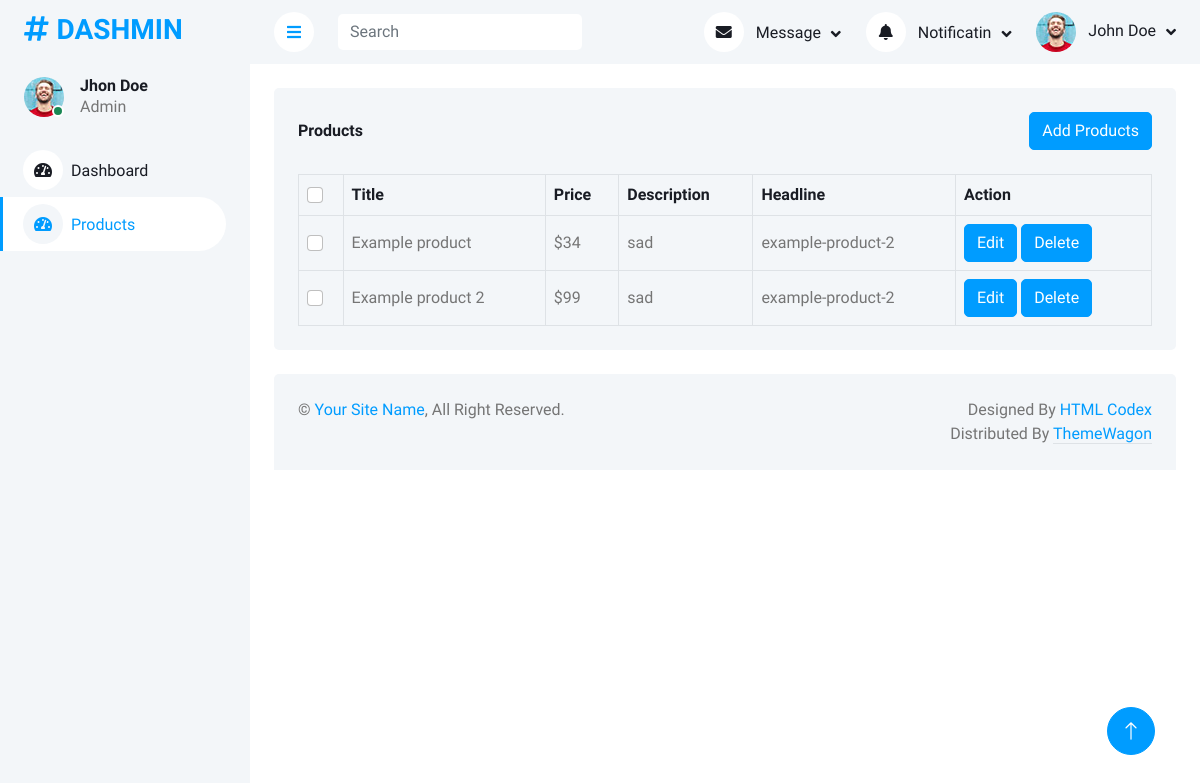
/admin/products.php (signed in), run on the app's committed database.
### tables this page shows
CREATE TABLE `products` (
  `id` int(11) NOT NULL,
  `ll_product_id` varchar(150) NOT NULL,
  `image` varchar(255) NOT NULL COMMENT 'Image Name',
  `product_name` varchar(150) DEFAULT NULL,
  `product_price` int(6) DEFAULT NULL,
  `product_headline` varchar(150) DEFAULT NULL,
  `products_detail` text DEFAULT NULL,
  `created_at` timestamp NULL DEFAULT NULL,
  `updated_at` timestamp NULL DEFAULT NULL ON UPDATE current_timestamp()
);

### admin/db/connection.php (called while the page is built, shortened)
<?php
function getDataFun($stmt)
{
    mysqli_stmt_execute($stmt);
    $result = mysqli_stmt_get_result($stmt);
    return mysqli_fetch_all($result, MYSQLI_ASSOC);
}
?>

### admin/products.php (the view, shortened to what this page needs)
<?php
include('db/connection.php');
?>
<!DOCTYPE html>
<html lang="en">
<head>
    <link href="https://cdnjs.cloudflare.com/ajax/libs/font-awesome/5.10.0/css/all.min.css" rel="stylesheet">
    <link href="https://cdn.jsdelivr.net/npm/bootstrap-icons@1.4.1/font/bootstrap-icons.css" rel="stylesheet">
    <link href="lib/owlcarousel/assets/owl.carousel.min.css" rel="stylesheet">
    <link href="lib/tempusdominus/css/tempusdominus-bootstrap-4.min.css" rel="stylesheet" />
    <link href="css/bootstrap.min.css" rel="stylesheet">
    <link href="css/style.css" rel="stylesheet">
</head>
<body>
    <div class="container-xxl position-relative bg-white d-flex p-0">
            <?php include('layouts/sidebar.php'); ?>
        <div class="content">
              <?php include('layouts/header.php'); ?>
            <div class="container-fluid pt-4 px-4">
                <div class="bg-light text-center rounded p-4">
                    <div class="d-flex align-items-center justify-content-between mb-4">
                        <h6 class="mb-0">Products</h6>
                        <button class="btn btn-primary" data-bs-toggle="modal" data-bs-target="#addProduct">
                          Add Products
                        </button>
                    </div>
                    <div class="table-responsive">
                      <?php
                        $sql = "SELECT * FROM products";
                        $stmt = mysqli_prepare($conn, $sql);
                        $products = getDataFun($stmt);
                      ?>
                        <table class="table text-start align-middle table-bordered table-hover mb-0">
                            <thead>
                                <tr class="text-dark">
                                    <th scope="col"><input class="form-check-input" type="checkbox"></th>
                                    <th scope="col">Title</th>
                                    <th scope="col">Price</th>
                                    <th scope="col">Description</th>
                                    <th scope="col">Headline</th>
                                    <th scope="col">Action</th>
                                </tr>
                            </thead>
                            <tbody>
                              <?php
                              if(empty($products)){?>
                              <tr>
                                <td colspan="6">
                                  <h4 class="text-center mb-0">No Products found..</h4>
                                </td>
                              </tr>
                              <?php  }else{?>
                                <?php
                                    foreach ($products as $product) { ?>
                                      <tr>
                                        <td><input class="form-check-input" name="select" value="<?php echo $product['id']; ?>" type="checkbox"></td>
                                        <td><?php echo $product['product_name']; ?></td>
                                        <td>$<?php echo $product['product_price']; ?></td>
                                        <td><?php echo $product['products_detail']; ?></td>
                                        <td><?php echo $product['product_headline']; ?></td>
                                        <td>
                                          <button class="btn btn-small btn-primary" data-bs-toggle="modal" data-bs-target="#editProduct" rel="<?php echo $product['id']; ?>">
                                            Edit
                                          </button>
                                          <button class="btn btn-small btn-primary" data-bs-toggle="modal" data-bs-target="#delProduct" rel="<?php echo $product['id']; ?>">
                                            Delete
                                          </button>
                                        </td>
                                      </tr>
                                  <?php } ?>
                              <?php   }?>
                            </tbody>
                        </table>
                    </div>
                </div>
            </div>
              <?php include('layouts/footer.php'); ?>
        </div>
        <a href="#" class="btn btn-lg btn-primary btn-lg-square back-to-top"><i class="bi bi-arrow-up"></i></a>
    </div>
</body>
</html>

### admin/css/style.css (style rules this page uses)
:root { --primary: #009CFF; --light: #F3F6F9; --dark: #191C24; }
.back-to-top { position: fixed; display: none; right: 45px; bottom: 45px; z-index: 99; }
.btn { transition: .5s; }
.btn.btn-primary { color: #FFFFFF; }
.btn-lg-square { width: 48px; height: 48px; }
.btn-square, .btn-sm-square, .btn-lg-square { padding: 0; display: inline-flex; align-items: center; justify-content: center; font-weight: normal; border-radius: 50px; }
.content { margin-left: 250px; min-height: 100vh; background: #FFFFFF; transition: 0.5s; }
@media (min-width: 992px) { .content { width: calc(100% - 250px); } }

### data on the page
products: product_name "Example product", product_price "34", products_detail "sad", product_headline "example-product-2"
products: product_name "Example product 2", product_price "99", products_detail "sad", product_headline "example-product-2"

### other printed values
$label "Dashboard"
$label "Products"
